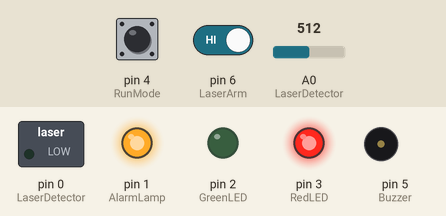
Bench run of a sketch on a simulated Arduino Uno, built with avr-gcc and run on an emulated ATmega328P. Parts: switched loads named in the sketch (green lamp = pin HIGH), output pins drawn as LEDs (lit = HIGH), buzzer (waves = sounding, pin HIGH). Inputs (shaded band) come from the test bench; at power-on: pin 6 (LaserArm) HIGH, pin 4 (RunMode) LOW, A0 (LaserDetector) = 512.

Above: at 1.8 s.
1.9 s: pin 6 (LaserArm) driven LOW
At 3.1 s:
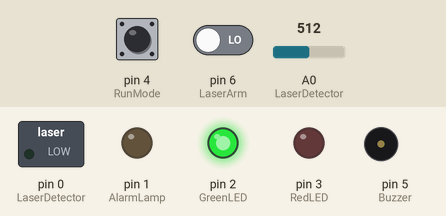
3.4 s: pin 6 (LaserArm) driven HIGH
At 3.75 s:
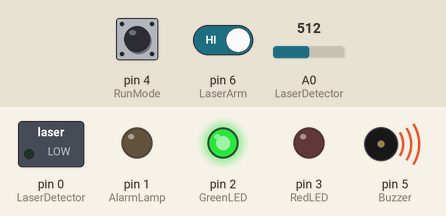
At 16.3 s:
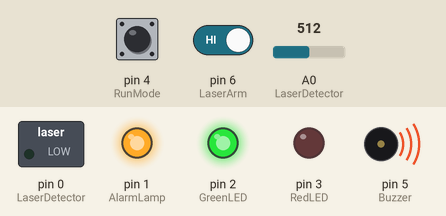
Timing chart, 0 to 16.9 s (numbered marks = the images above; inputs shaded):
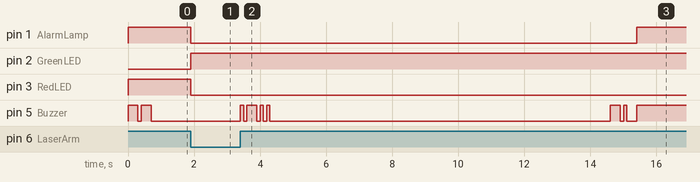

The sketch:

laserFence.ino
```cpp
// (licence header left out)
#include "Morse.h"

// Inputs
const int LaserPointer = 0; // PD0 OUTPUT
const int AlarmLamp = 1;    // PD1 OUTPUT
const int GreenLED = 2;     // PD2 OUTPUT
const int RedLED = 3;       // PD3 OUTPUT
const int RunMode = 4;      // PD4 INPUT - High when in setup, low when in run
const int Buzzer = 5;       // PD5 OUTPUT
const int LaserArm = 6;     // PD6 INPUT - Goes low when armed

const int LaserDetector = 0;  // PC0 INPUT Laser detector


Morse morse(Buzzer,12,0);  // Params Pin, speed, 0 = toggle

bool laserLive = false;
bool alerted = false;
unsigned long long backgroundLight;

void setLED(bool green, bool red)
{
  digitalWrite(GreenLED, green);
  digitalWrite(RedLED, red);
}

void calibrateDetector(void){
  unsigned long long totalReadings=0;
  for(int i=0;i<100;i++){
    totalReadings+=analogRead(LaserDetector);
    delay(100);
  }
  backgroundLight=totalReadings/100;
}

bool beamDetected(void){
  return (analogRead(LaserDetector)>backgroundLight);
}


void setup()
{
  // Initialise the ports to input/outputs and check laser not armed before proceeding
  pinMode(0,OUTPUT);
  pinMode(1,OUTPUT);
  pinMode(2,OUTPUT);
  pinMode(3,OUTPUT);
  pinMode(4,INPUT);
  pinMode(5,OUTPUT);
  pinMode(6,INPUT);

  // Detection of the standing light values moved to the pre-arm warning of the laser
  unsigned long time=0;

  bool safetyCheck=true;    // Flag to warn of setup errors - false if safe to continue
  bool alerted=false; // Flag to repeat alarm

  // Ensure that the laser is not armed on powerup, and RunMode setup
  while(safetyCheck){
    safetyCheck = digitalRead(LaserArm) || digitalRead(RunMode);

    digitalWrite(AlarmLamp,HIGH); // Put the lamp on
    digitalWrite(RedLED,HIGH);
    digitalWrite(GreenLED,LOW);

    // Sound the alerts
    if(!alerted) {
      if(digitalRead(LaserArm)==false){
        morse.send('L');
      }
      if(digitalRead(RunMode)==false){
        morse.send('M');
      }
      alerted=true;
      time=millis()+3000; // How long to wait before repeating warnings
    }

    // Check for timeout
    if(time<=millis()){
      alerted=false;
    }
  }

  alerted=false;
}

void loop()
{
  if(digitalRead(LaserArm)){
    if(!alerted) {
      // Need to calibrate the light settings
      morse.send('CAL');
      calibrateDetector();
      morse.send('RUN');
      alerted = true;
    }
    else    if(digitalRead(RunMode)) {
      // High so in setup mode
      bool targetted=beamDetected();
      setLED(targetted,true);
      digitalWrite(AlarmLamp,targetted);
    }
    else {
      // RunMode is low, so we're playing for real
      if( !beamDetected()){
        digitalWrite(AlarmLamp,true);
        digitalWrite(Buzzer,true);
      }
      else {
        // Beam still on
        digitalWrite(AlarmLamp,false);
        digitalWrite(Buzzer,false);
      }
    }
  }
  else {
    // Laser not armed, ensure green light and laser off
    digitalWrite(LaserArm,LOW);
    digitalWrite(AlarmLamp,LOW);
    setLED(true,false); // Set green lamp
  }
}
```

Morse.cpp
```cpp
//
// Arduino Morse Library
// Written by Erik Linder SM0RVV and Mark VandeWettering K6HX
// Contact: sm0rvv at google mail
//
// Released 2011 under GPLv3
//
// Version 0.2
//
// Usage:
//         Morse <handle>(<outputpin>, <speed>);
//         <handle>.sendmsg (*str);
//         <handle>.send (*char);

//#include "WProgram.h"
#include "Morse.h"

  byte _speed;	// Speed in WPM
  byte _pin;	// Pin to beep or toggle
  byte _beep;	// 1 == beep to speaker, 0 == toggle pin high and low
  int _dashlen;	// Length of dash
  int _dotlen;	// Length of dot
  byte _morsetab[] = {	// Those with value 1 has no morsecode
    107, //ASCII 33 !
    82,  //ASCII 34 "
    1,   //ASCII 35 #
    137, //ASCII 36 $
    1,   //ASCII 37 %
    40,  //ASCII 38 &
    94,  //ASCII 39 '
    109, //ASCII 40 (
    109, //ASCII 41 )
    1,   //ASCII 42 *
    42,  //ASCII 43 +
    115, //ASCII 44 ,
    97,  //ASCII 45 -
    85,  //ASCII 46 .
    50,  //ASCII 47 /
    63,  //ASCII 48 0
    62,  //ASCII 49 1
    60,  //ASCII 50 2
    56,  //ASCII 51 3
    48,  //ASCII 52 4
    32,  //ASCII 53 5
    33,  //ASCII 54 6
    35,  //ASCII 55 7
    39,  //ASCII 56 8
    47,  //ASCII 57 9
    120, //ASCII 58 :
    53,  //ASCII 59 ;
    1,   //ASCII 60 <
    49,  //ASCII 61 =
    1,   //ASCII 62 >
    76,  //ASCII 63 ?
    69,  //ASCII 64 @
    6,   //ASCII 65 A
    17,  //ASCII 66 B
    21,  //ASCII 67 C
    9,   //ASCII 68 D
    2,   //ASCII 69 E
    20,  //ASCII 70 F
    11,  //ASCII 71 G
    16,  //ASCII 72 H
    4,   //ASCII 73 I
    30,  //ASCII 74 J
    13,  //ASCII 75 K
    18,  //ASCII 76 L
    7,   //ASCII 77 M
    5,   //ASCII 78 N
    15,  //ASCII 79 O
    22,  //ASCII 80 P
    27,  //ASCII 81 Q
    10,  //ASCII 82 R
    8,   //ASCII 83 S
    3,   //ASCII 84 T
    12,  //ASCII 85 U
    24,  //ASCII 86 V
    14,  //ASCII 87 W
    25,  //ASCII 88 X
    29,  //ASCII 89 Y
    19,  //ASCII 90 Z
    1,   //ASCII 91 [
    1,   //ASCII 92 \
    1,   //ASCII 93 ]
    1,   //ASCII 94 ^
    77,  //ASCII 95 _
    94,  //ASCII 96 `
    6,   //ASCII 97 a
    17,  //ASCII 98 b
    21,  //ASCII 99 c
    9,   //ASCII 100 d
    2,   //ASCII 101 e
    20,  //ASCII 102 f
    11,  //ASCII 103 g
    16,  //ASCII 104 h
    4,   //ASCII 105 i
    30,  //ASCII 106 j
    13,  //ASCII 107 k
    18,  //ASCII 108 l
    7,   //ASCII 109 m
    5,   //ASCII 110 n
    15,  //ASCII 111 o
    22,  //ASCII 112 p
    27,  //ASCII 113 q
    10,  //ASCII 114 r
    8,   //ASCII 115 s
    3,   //ASCII 116 t
    12,  //ASCII 117 u
    24,  //ASCII 118 v
    14,  //ASCII 119 w
    25,  //ASCII 120 x
    29,  //ASCII 121 y
    19   //ASCII 122 z
    };

Morse::Morse(byte pin, byte speed, byte beep)
{
  // Save values for later use
  _pin = pin;
  _speed = speed;
  _beep = beep;

  // Calculate the length of dash and dot
  _dotlen = (1200/_speed);
  _dashlen =  (3*_dotlen);

  // Set the pin to output mode
  pinMode(_pin, OUTPUT);
}

void Morse::dash()
{
  digitalWrite(_pin, HIGH);
  delay(_dashlen);
  digitalWrite(_pin, LOW);
  delay(_dotlen);
}

void Morse::dit()
{
  digitalWrite(_pin, HIGH);
  delay(_dotlen);
  digitalWrite(_pin, LOW);
  delay(_dotlen);
}

void Morse::bdash()
{
  analogWrite(_pin, 128);
  delay(_dashlen);
  analogWrite(_pin, 0);
  delay(_dotlen);
}

void Morse::bdit()
{
  analogWrite(_pin, 128);
  delay(_dotlen);
  analogWrite(_pin, 0);
  delay(_dotlen);
}

void Morse::send(char c)
{
  byte _i;
  byte _p;

  // Send space
  if (c == ' ') {
    delay(7*_dotlen) ;
    return ;
  }

  // Do a table lookup to get morse data
  else {
    _i = ((byte) c) - 33;
    _p = _morsetab[_i];
  }

  // Main algoritm for each morse sign
  while (_p != 1) {
    if (_p & 1)
      switch (_beep) {
	case 0:
	  dash();
	  break;
        case 1:
          bdash();
          break;
        default:
          break;
      }
    else
      switch (_beep) {
	case 0:
	  dit();
	  break;
        case 1:
          bdit();
          break;
        default:
          break;
      }
    _p = _p / 2;
  }
  // Letterspace
  delay(2*_dotlen);
}

void Morse::sendmsg(char *str)
{
  while (*str) {
    send(*str++);
  }
}
```

Morse.h
```cpp
//
// Arduino Morse Library
// Written by Erik Linder SM0RVV and Mark VandeWettering K6HX
//
// Released 2011 under GPLv3
//
// Version 0.2
//

#ifndef Morse_h
#define Morse_h

#if defined(ARDUINO) && ARDUINO>=100
#include "Arduino.h"
#else
#include "WProgram.h"
#endif

class Morse
{
	public:
		Morse(byte pin, byte speed, byte beep);
		void sendmsg(char *str);
		void send(char c);
	private:
		void dash();
		void dit();
		void bdash();
		void bdit();
};

#endif
```

Measured:
- after the input at 1.9 s, pin 1 (AlarmLamp), pin 3 (RedLED): HIGH → LOW at once; pin 2 (GreenLED): LOW → HIGH at once
- after the input at 3.4 s, pin 1 (AlarmLamp): LOW → HIGH after 12.0 s; pin 5 (Buzzer): LOW → HIGH at once, → LOW 0.10 s later, → HIGH 0.10 s later, → LOW 0.30 s later, … (13 changes in this stretch)
